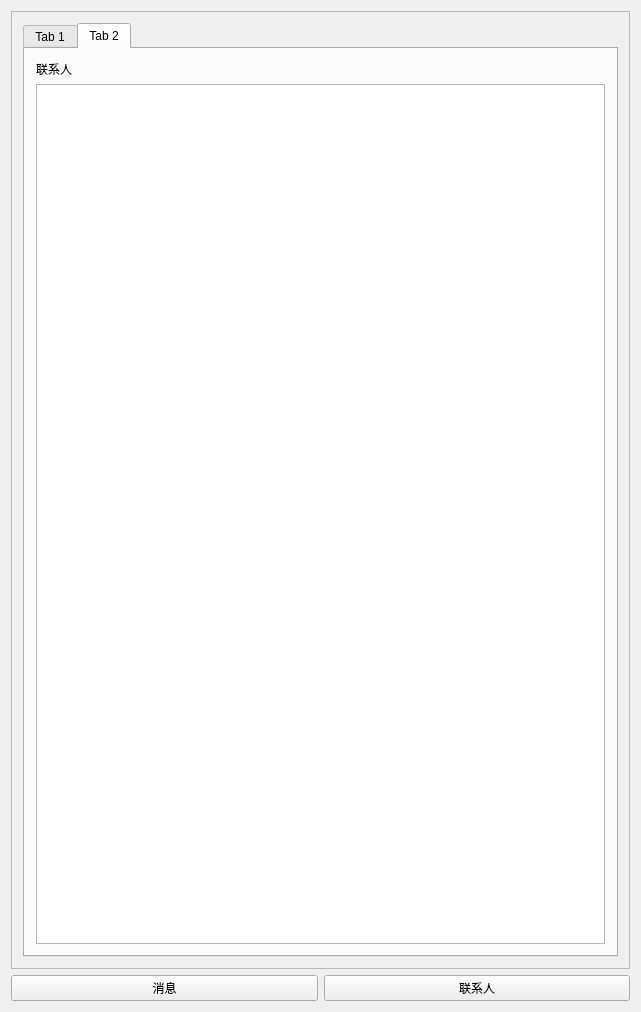
<?xml version="1.0" encoding="UTF-8"?>
<ui version="4.0">
 <class>IMSClientClass</class>
 <widget class="QMainWindow" name="IMSClientClass">
  <property name="geometry">
   <rect>
    <x>0</x>
    <y>0</y>
    <width>641</width>
    <height>1012</height>
   </rect>
  </property>
  <property name="windowTitle">
   <string>IMSClient</string>
  </property>
  <widget class="QWidget" name="centralWidget">
   <layout class="QVBoxLayout" name="verticalLayout_2">
    <item>
     <layout class="QVBoxLayout" name="verticalLayout" stretch="6,1">
      <item>
       <widget class="QFrame" name="frame">
        <property name="frameShape">
         <enum>QFrame::StyledPanel</enum>
        </property>
        <property name="frameShadow">
         <enum>QFrame::Raised</enum>
        </property>
        <layout class="QVBoxLayout" name="verticalLayout_4">
         <item>
          <widget class="QTabWidget" name="tabWidget_main">
           <property name="currentIndex">
            <number>1</number>
           </property>
           <widget class="QWidget" name="tab_msgs">
            <attribute name="title">
             <string>Tab 1</string>
            </attribute>
            <layout class="QVBoxLayout" name="verticalLayout_3">
             <item>
              <widget class="QLabel" name="label_currentUser">
               <property name="text">
                <string/>
               </property>
              </widget>
             </item>
             <item>
              <widget class="QTableWidget" name="tableWidget_msgData"/>
             </item>
             <item>
              <layout class="QHBoxLayout" name="horizontalLayout_2" stretch="3,1">
               <item>
                <widget class="QLineEdit" name="lineEdit_sendData"/>
               </item>
               <item>
                <widget class="QPushButton" name="pushButton_sendMsg">
                 <property name="text">
                  <string>发送</string>
                 </property>
                </widget>
               </item>
              </layout>
             </item>
            </layout>
           </widget>
           <widget class="QWidget" name="tab_persons">
            <attribute name="title">
             <string>Tab 2</string>
            </attribute>
            <layout class="QVBoxLayout" name="verticalLayout_6">
             <item>
              <widget class="QLabel" name="label">
               <property name="text">
                <string>联系人</string>
               </property>
              </widget>
             </item>
             <item>
              <widget class="QTableWidget" name="tableWidget_userData"/>
             </item>
            </layout>
           </widget>
          </widget>
         </item>
        </layout>
       </widget>
      </item>
      <item>
       <layout class="QHBoxLayout" name="horizontalLayout">
        <item>
         <widget class="QPushButton" name="pushButton_message">
          <property name="text">
           <string>消息</string>
          </property>
         </widget>
        </item>
        <item>
         <widget class="QPushButton" name="pushButton_persons">
          <property name="text">
           <string>联系人</string>
          </property>
         </widget>
        </item>
       </layout>
      </item>
     </layout>
    </item>
   </layout>
  </widget>
 </widget>
 <layoutdefault spacing="6" margin="11"/>
 <resources>
  <include location="IMSClient.qrc"/>
 </resources>
 <connections/>
</ui>
